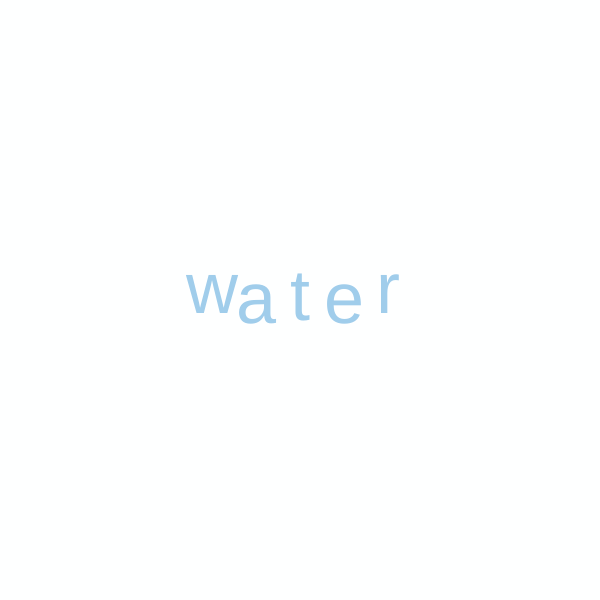
Frame 1 (no input)
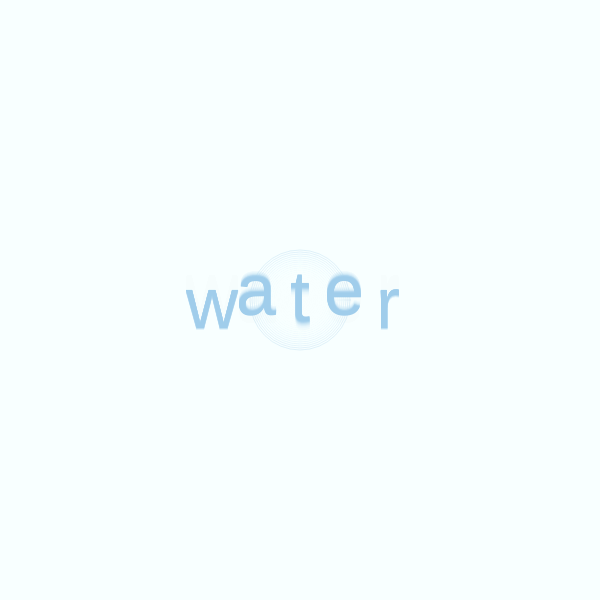
Frame 60 (no input)
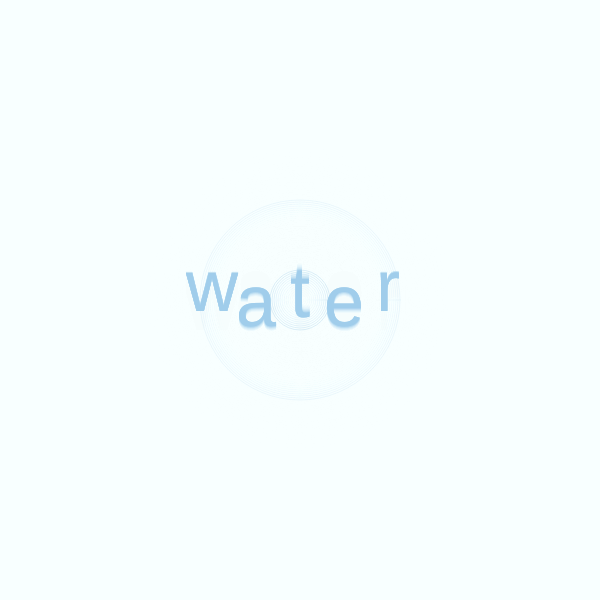
Frame 120 (the mouse pressed at the canvas centre since frame 60)

The p5.js sketch that drew these frames (run headless with seeded random() and noise() and a simulated clock; from frame 60 on, the mouse is pressed at the canvas centre):

// p5.js sketch
// ── sketch.js
let t = "water";
let ripples = [];

async function setup() {
  createCanvas(600, 600);
  textAlign(CENTER, CENTER);
  textSize(72);
}

function draw() {
  background(242, 249, 255, 35);

  if (frameCount % 35 == 0) {
    ripples.push({ r: 0, a: 120 });
  }

  noFill();

  for (let i = ripples.length - 1; i >= 0; i--) {
    stroke(170, 210, 235, ripples[i].a);
    circle(width / 2, height / 2, ripples[i].r);

    ripples[i].r += 4;
    ripples[i].a -= 1.5;

    if (ripples[i].a < 0) {
      ripples.splice(i, 1);
    }
  }

  fill(160, 205, 235);
  noStroke();

  for (let i = 0; i < t.length; i++) {
    let x = width / 2 - (t.length - 1) * 22 + i * 44;
    let d = abs(x - width / 2);
    let y = height / 2 + sin(frameCount * 0.05 - d * 0.08) * 10;

    text(t[i], x, y);
  }
}
